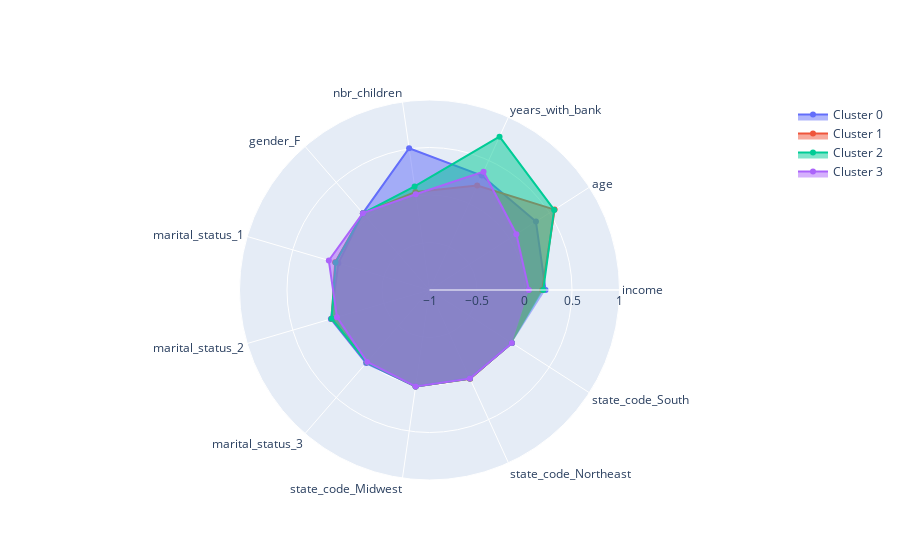

The cell this chart's notebook holds for it:
### Code cell
features = list(means.columns)

fig = go.Figure()

clusters=[0,1,2,3]

for c in clusters:
    fig.add_trace(go.Scatterpolar(
          r=list(means.loc[c]),
          theta=features,
          fill='toself',
          name='Cluster '+str(c)
    ))

fig.update_layout(
      polar=dict(
        radialaxis=dict(
          visible=True,
          range=[-1, 1]
        )),
      showlegend=True
    )

fig.show()

### Figure 1 — Plotly figure (JSON) as saved in the notebook; plotly's stock layout.template omitted (floating-point values rounded to 4 significant figures)
{"data": [{"fill": "toself", "name": "Cluster 0", "r": [0.2215, 0.3319, 0.3249, 0.5076, 0.07069, 0, 0.0819, 0.0181, 0.02672, 0.02328, 0.03103], "theta": ["income", "age", "years_with_bank", "nbr_children", "gender_F ", "marital_status_1", "marital_status_2", "marital_status_3", "state_code_Midwest", "state_code_Northeast", "state_code_South"], "type": "scatterpolar"}, {"fill": "toself", "name": "Cluster 1", "r": [0.1856, 0.5657, 0.2086, 0.04255, 0.06981, 0.03524, 0.07247, 0.007314, 0.02527, 0.02726, 0.02992], "theta": ["income", "age", "years_with_bank", "nbr_children", "gender_F ", "marital_status_1", "marital_status_2", "marital_status_3", "state_code_Midwest", "state_code_Northeast", "state_code_South"], "type": "scatterpolar", "visible": true}, {"fill": "toself", "name": "Cluster 2", "r": [0.197, 0.56, 0.7746, 0.1019, 0.06905, 0.03095, 0.07381, 0.007738, 0.02619, 0.025, 0.03036], "theta": ["income", "age", "years_with_bank", "nbr_children", "gender_F ", "marital_status_1", "marital_status_2", "marital_status_3", "state_code_Midwest", "state_code_Northeast", "state_code_South"], "type": "scatterpolar", "visible": true}, {"fill": "toself", "name": "Cluster 3", "r": [0.0461, 0.08669, 0.3693, 0.01863, 0.07047, 0.1048, 0.01532, 0.001838, 0.02574, 0.02328, 0.03125], "theta": ["income", "age", "years_with_bank", "nbr_children", "gender_F ", "marital_status_1", "marital_status_2", "marital_status_3", "state_code_Midwest", "state_code_Northeast", "state_code_South"], "type": "scatterpolar", "visible": true}], "layout": {"autosize": true, "polar": {"angularaxis": {"type": "category"}, "radialaxis": {"autorange": false, "range": [-1, 1], "type": "linear", "visible": true}}, "showlegend": true}}
